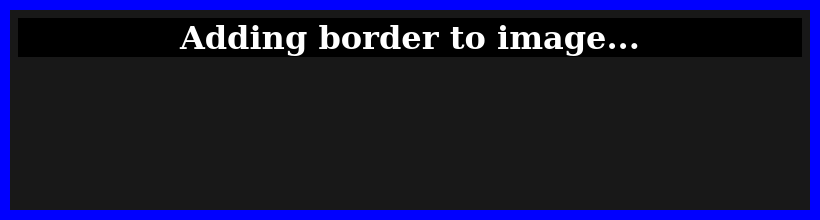
#> input picture helpers/ueberzug_output/templates/add_border.png, 820 x 220 px
$ python -i show_output.py   (imports and definitions only)   (older library calls are emulated)
#> lines starting #> are read from the running program, lines starting #| are printed output that depends on the picture
from contextlib import suppress
from datetime import datetime
from PIL import Image, ImageDraw, ImageFont, UnidentifiedImageError
from bs4 import BeautifulSoup as bs
import numpy as np
import time
import os
import json
import array, fcntl, termios
import subprocess
import shutil

MODULE_PATH = os.path.dirname(os.path.abspath(__file__))
# [2 lines not run here, left out]

HTMLPREP_SCRIPT = os.path.join(MODULE_PATH, "prepare_html.py")

BORDER_COLOR = "blue"
THEME = "dark"
PYTHON_CMD = "python3"
JUPYTER_CMD = "jupyter"
CUTYCAPT_CMD = "cutycapt"
IMAGEMAGICK_CMD = "convert"

ps = lambda str_: str_.replace(" ", r"\ ")

nbconvert_cmd = lambda in_, out: (
    f"{JUPYTER_CMD} nbconvert {ps(in_)} --output {ps(out)} --log-level "
    f"ERROR --to html --theme {THEME}"
)

# [5 lines left out: function html_to_png_cmd, not called in this run]

imagemagick_cmd = lambda in_, out: (
    f"{IMAGEMAGICK_CMD} -bordercolor {BORDER_COLOR} -border 10 {ps(in_)} {ps(out)}"
)

preparehtml_cmd = (
    lambda in_, none_out: f"{PYTHON_CMD} {HTMLPREP_SCRIPT} {ps(in_)} {int(none_out)}"
)


# [4 lines left out: function _update_template_png, not called in this run]


def _write_loading_on_img(img_path):
#> called with img_path = 'templates/add_border.png'
    img = Image.open(img_path)
#> img is the input picture: PIL image 820x220 P; mean R, G, B 22.8, 22.8, 51.7
    img = img.convert("RGB")
    img = img.resize((img.size[0] * 2, img.size[1] * 2))
#> img: PIL image 1640x440 RGB
    img = img.convert("RGBA")
#> img: PIL image 1640x440 RGBA

    draw = ImageDraw.Draw(img)

    with suppress(Exception):
        font_path = os.path.join(MODULE_PATH, "arial.ttf")
        font = ImageFont.truetype(font_path, size = max(img.size[0] // 30, 1))
        text = "reloading..."
        text_w, text_h = draw.textsize(text, font=font)
#> text_w = 267; text_h = 60
        draw.text(
            (img.size[0] - text_w - 30, img.size[1] - text_h - 30),
            text,
            font=font,
            fill=(255, 0, 0, 255),
        )

        img.save(img_path)
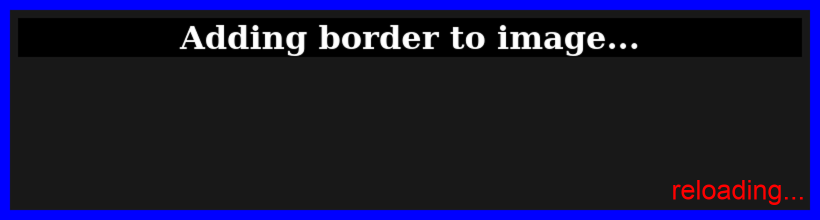
#> saved as add_border.png: PIL image 1640x440 RGBA (shown at 1/2 size); mean R, G, B, A 23.9, 22.8, 51.5, 255


# [387 lines left out: functions png_success_check, _check_if_cell_truncated, _get_html_viewer, create_markdown_img, create_png, _display_loop, not called in this run]


def show_image(img, jukit_path, scaler, cell_id=None, output_json=None, ipynb_nb=None):
    scaler = getattr(ueberzug.ScalerOption, scaler.upper(), None)
    _display_loop(img, jukit_path, scaler, cell_id, output_json, ipynb_nb)


# [208 lines left out: functions show_output, show_markdown, _get_termcell_h_to_w, _get_display_parameters, _convert_output_to_ipynb, get_cli_args, not called in this run]


# [20 lines not run here, left out]

>>> result = _write_loading_on_img('templates/add_border.png')
